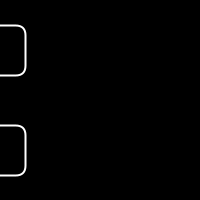
Frame 1 (no input)
Frame 60 (the mouse pressed at the canvas centre just before this capture): identical to frame 1, image omitted
Frame 120 (the mouse held since frame 60 and released just before this capture): identical to frame 1, image omitted

The Processing sketch that drew this single still picture (run headless with seeded random() and noise(); from frame 60 on, the mouse is pressed at the canvas centre):

// Processing sketch: Aufgabe_3_6_i
// ── Aufgabe_3_6_i.pde
int x1, y1;
int x2, y2;
boolean move1 = false;
boolean move2 = false;
int speed1 = 3;
int speed2 = 3;
int leftBoundary = -50;
int rightBoundary = 50;
boolean hover1 = false;
boolean hover2 = false;


void setup() {
  size(200, 200);
  background(0);
  x1 = leftBoundary;
  y1 = 50;
  x2 = leftBoundary;
  y2 = 150;
}

void draw() {

  //detect hover over button
  if (mouseX < x1 + 75 && (25 < mouseY ) && (mouseY < 75)) {
    if (!move1) {
      hover1 = true;
    }
  } else {
    hover1 = false;
  }
  if (mouseX < x2 + 75 && (125 < mouseY ) && (mouseY < 175)) {
    if (!move2) {
      hover2 = true;
    }
  } else {
    hover2 = false;
  }



  //move rects
  if (move1) {
    x1 = x1 + speed1;
  }
  if (move2) {
    x2 = x2 + speed2;
  }

  // check if boundary is reached -> switch directions if so & stop moving & set to boundary position
  if ((x1 <= leftBoundary || x1 >= rightBoundary) && move1) {
    move1 = false;
    speed1 = -speed1;
    if (x1 < 0) {
      x1 = leftBoundary;
    } else {
      x1 = rightBoundary;
    }
  }
  if ((x2 <= leftBoundary || x2 >= rightBoundary)&& move2) {
    move2 = false;
    speed2 = -speed2;
    if (x2 < 0) {
      x2 = leftBoundary;
    } else {
      x2 = rightBoundary;
    }
  }

  //setup for rects
  fill(0);
  stroke(255);
  rectMode(CENTER);
  strokeWeight(2);
  //draw rects
  background(0);
  if (hover1) {
    strokeWeight(4);
  }
  rect(x1, y1, 150, 50, 10);
  strokeWeight(2);
  if (hover2) {
    strokeWeight(4);
  }
  rect(x2, y2, 150, 50, 10);
  strokeWeight(2);
}

//input management
void mousePressed() {
  if (hover1 && !move1) {
    move1 = true;
  }
  if (hover2 && !move2) {
    move2 = true;
  }
}
